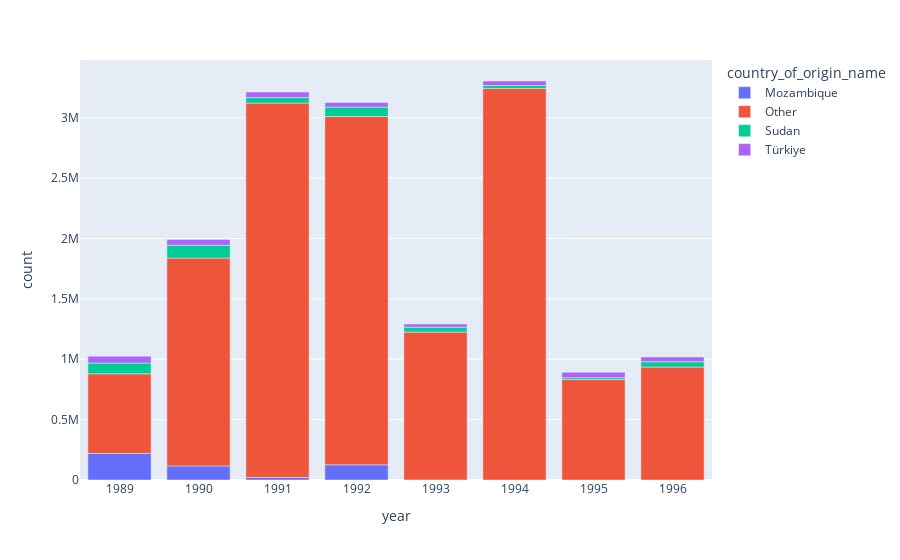

The notebook cell this image was saved under:
### Code cell
fig = px.bar(wrap(asylum, 1989, 1996), x='year', y='count', color='country_of_origin_name')
fig.show()

### Figure 1 — Plotly figure (JSON) as saved in the notebook; plotly's stock layout.template omitted (floating-point values rounded to 4 significant figures)
{"data": [{"hovertemplate": "country_of_origin_name=Mozambique<br>year=%{x}<br>count=%{y}<extra></extra>", "legendgroup": "Mozambique", "marker": {"color": "#636efa", "pattern": {"shape": ""}}, "name": "Mozambique", "orientation": "v", "showlegend": true, "textposition": "auto", "type": "bar", "x": [1989, 1990, 1991, 1992, 1993, 1994, 1995, 1996], "xaxis": "x", "y": [220117, 116865, 21691, 126061, 507, 44, 21, 26], "yaxis": "y"}, {"hovertemplate": "country_of_origin_name=Other<br>year=%{x}<br>count=%{y}<extra></extra>", "legendgroup": "Other", "marker": {"color": "#EF553B", "pattern": {"shape": ""}}, "name": "Other", "orientation": "v", "showlegend": true, "textposition": "auto", "type": "bar", "x": [1989, 1990, 1991, 1992, 1993, 1994, 1995, 1996], "xaxis": "x", "y": [659103, 1721037, 3099230, 2883686, 1223993, 3242213, 831925, 935172], "yaxis": "y"}, {"hovertemplate": "country_of_origin_name=Sudan<br>year=%{x}<br>count=%{y}<extra></extra>", "legendgroup": "Sudan", "marker": {"color": "#00cc96", "pattern": {"shape": ""}}, "name": "Sudan", "orientation": "v", "showlegend": true, "textposition": "auto", "type": "bar", "x": [1989, 1990, 1991, 1992, 1993, 1994, 1995, 1996], "xaxis": "x", "y": [89289, 105398, 45550, 77823, 41235, 24050, 15715, 44160], "yaxis": "y"}, {"hovertemplate": "country_of_origin_name=Türkiye<br>year=%{x}<br>count=%{y}<extra></extra>", "legendgroup": "Türkiye", "marker": {"color": "#ab63fa", "pattern": {"shape": ""}}, "name": "Türkiye", "orientation": "v", "showlegend": true, "textposition": "auto", "type": "bar", "x": [1989, 1990, 1991, 1992, 1993, 1994, 1995, 1996], "xaxis": "x", "y": [56087, 48852, 45720, 37506, 25926, 37435, 44279, 38920], "yaxis": "y"}], "layout": {"barmode": "relative", "legend": {"title": {"text": "country_of_origin_name"}, "tracegroupgap": 0}, "margin": {"t": 60}, "xaxis": {"anchor": "y", "domain": [0, 1], "title": {"text": "year"}}, "yaxis": {"anchor": "x", "domain": [0, 1], "title": {"text": "count"}}}}
